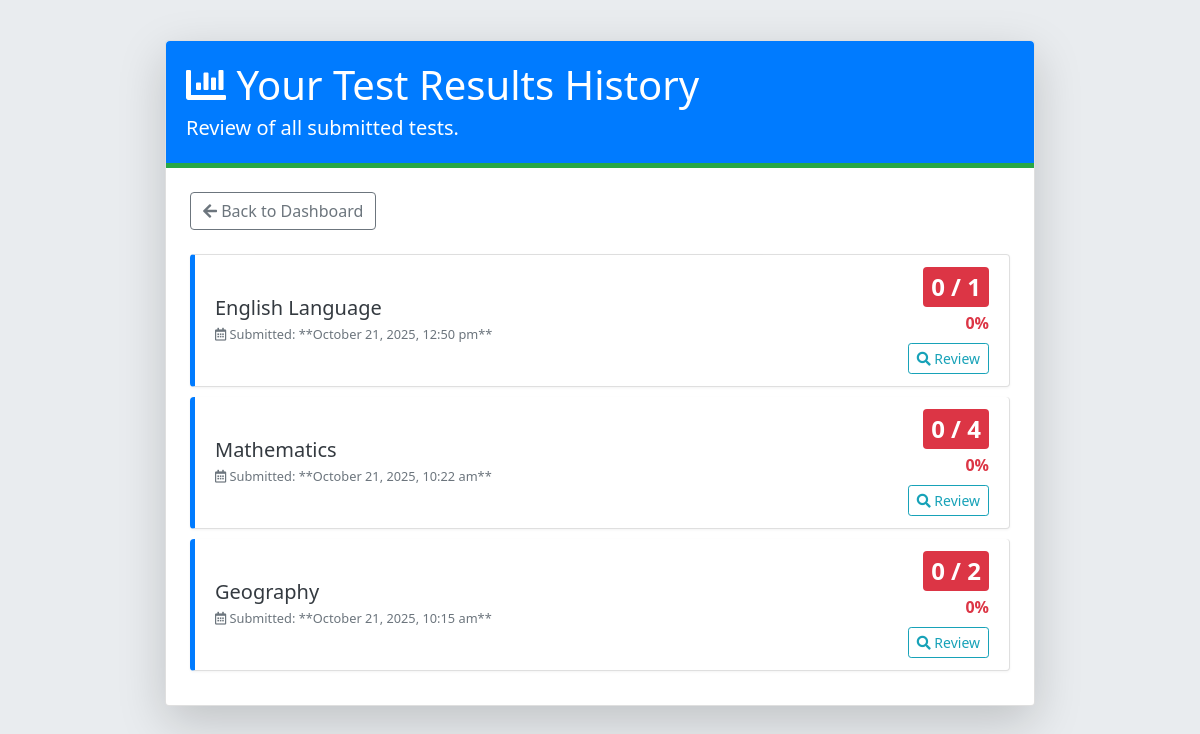
/cbt1/view_past_results.php (signed in), run on the app's committed database.
### tables this page shows
CREATE TABLE `results` (
  `result_id` int(11) NOT NULL,
  `user_id` int(11) NOT NULL,
  `attempt_number` int(11) NOT NULL DEFAULT 1,
  `test_id` int(11) NOT NULL,
  `total_questions` int(11) NOT NULL DEFAULT 0,
  `correct_answers` int(11) NOT NULL DEFAULT 0,
  `wrong_answers` int(11) NOT NULL DEFAULT 0,
  `unanswered` int(11) NOT NULL DEFAULT 0,
  `start_time` datetime NOT NULL,
  `end_time` datetime DEFAULT NULL,
  `score` int(5) DEFAULT 0,
  `submission_time` datetime DEFAULT NULL,
  `is_submitted` tinyint(1) DEFAULT 0,
  `secure_answer_map` longtext DEFAULT NULL CHECK (json_valid(`secure_answer_map`))
);

CREATE TABLE `tests` (
  `test_id` int(11) NOT NULL,
  `created_by` int(11) DEFAULT NULL,
  `title` varchar(255) NOT NULL,
  `class_year` varchar(10) DEFAULT NULL COMMENT 'The target class year (e.g., SSS1), or NULL for all classes.',
  `duration_minutes` int(5) NOT NULL,
  `creation_date` timestamp NOT NULL DEFAULT current_timestamp(),
  `is_active` tinyint(1) DEFAULT 1,
  `total_questions` int(11) NOT NULL DEFAULT 0,
  `max_attempts` int(11) NOT NULL DEFAULT 1 COMMENT 'Maximum number of times a student can take the test',
  `last_modified` datetime DEFAULT current_timestamp() ON UPDATE current_timestamp()
);

### cbt1/view_past_results.php (the view, shortened to what this page needs)
<?php
require_once 'config.php';
$user_id = $_SESSION["user_id"];
$past_results = [];
try {
    $sql = "
        SELECT
            r.result_id,
            t.title AS test_title,
            r.score,
            (SELECT COUNT(*) FROM questions WHERE test_id = t.test_id) AS total_questions, /* Re-calculating total questions reliably */
            r.submission_time
        FROM results r
        JOIN tests t ON r.test_id = t.test_id
        WHERE r.user_id = :user_id AND r.is_submitted = 1 /* Filters by user_id and submission status */
        ORDER BY r.submission_time DESC
    ";
    $stmt = $pdo->prepare($sql);
    $stmt->bindParam(':user_id', $user_id, PDO::PARAM_INT);
    $stmt->execute();
    $past_results = $stmt->fetchAll(PDO::FETCH_ASSOC);
} catch (PDOException $e) {
    error_log("Student past results fetch error: " . $e->getMessage());
    $error = "Could not load your results due to a database error.";
}
?>
<!DOCTYPE html>
<html lang="en">
<head>
    <link rel="stylesheet" href="https://stackpath.bootstrapcdn.com/bootstrap/4.5.2/css/bootstrap.min.css">
    <link rel="stylesheet" href="https://cdnjs.cloudflare.com/ajax/libs/font-awesome/5.15.4/css/all.min.css">
</head>
<body>
<div class="container">
    <div class="card shadow-lg">
        <div class="card-header-custom rounded-top">
            <h1 class="mb-1"><i class="fas fa-chart-bar"></i> Your Test Results History</h1>
            <p class="lead mb-0">Review of all submitted tests.</p>
        </div>
        <div class="card-body p-4">
            <a href="student_dashboard.php" class="btn btn-outline-secondary mb-4"><i class="fas fa-arrow-left"></i> Back to Dashboard</a>
            <?php if (empty($past_results)): ?>
                <div class="alert alert-info text-center mt-4">
                    <i class="fas fa-info-circle"></i> You have not submitted any tests yet.
                </div>
            <?php else: ?>
                <ul class="list-group">
                    <?php foreach ($past_results as $result):
                        $total_questions = (int)($result['total_questions'] ?? 0);
                        $score = (int)($result['score'] ?? 0);
                        $percentage = ($total_questions > 0) ? round(($score / $total_questions) * 100) : 0;
                        $score_color = ($percentage >= 70) ? 'success' : (($percentage >= 50) ? 'warning' : 'danger');
                    ?>
                        <li class="list-group-item result-item d-flex justify-content-between align-items-center">
                            <div>
                                <strong class="h5 text-dark"><?php echo htmlspecialchars($result['test_title']); ?></strong>
                                <div class="text-muted small mt-1">
                                    <i class="far fa-calendar-alt"></i> Submitted: **<?php echo date('F j, Y, g:i a', strtotime($result['submission_time'])); ?>**
                                </div>
                            </div>
                            <div class="text-right">
                                <span class="badge badge-<?php echo $score_color; ?> p-2 result-score">
                                    <?php echo htmlspecialchars($score); ?> / <?php echo htmlspecialchars($total_questions); ?>
                                </span>
                                <div class="text-<?php echo $score_color; ?> font-weight-bold mt-1"><?php echo $percentage; ?>%</div>
                                <a href="view_result.php?result_id=<?php echo $result['result_id']; ?>" class="btn btn-sm btn-outline-info mt-2">
                                    <i class="fas fa-search"></i> Review
                                </a>
                            </div>
                        </li>
                    <?php endforeach; ?>
                </ul>
            <?php endif; ?>
        </div>
    </div>
</div>
</body>
</html>

### cbt1/view_past_results.php (style rules this page uses)
body { background-color: #e9ecef; font-family: 'Segoe UI', Tahoma, Geneva, Verdana, sans-serif; }
.container { max-width: 900px; margin-top: 40px; margin-bottom: 40px; }
.card-header-custom { background-color: #007bff; color: white; padding: 20px; border-bottom: 5px solid #28a745; }
.result-item { border-left: 5px solid #007bff; margin-bottom: 10px; box-shadow: 0 1px 3px rgba(0,0,0,.05); transition: transform 0.2s; border-radius: .25rem; }
.result-score { font-size: 1.5rem; font-weight: bold; }

### data on the page
results: test.title "English Language", submission_time "October 21, 2025, 12:50 pm", score "0", total_questions "1"
results: test.title "Mathematics", submission_time "October 21, 2025, 10:22 am", score "0", total_questions "4"
results: test.title "Geography", submission_time "October 21, 2025, 10:15 am", score "0", total_questions "2"
